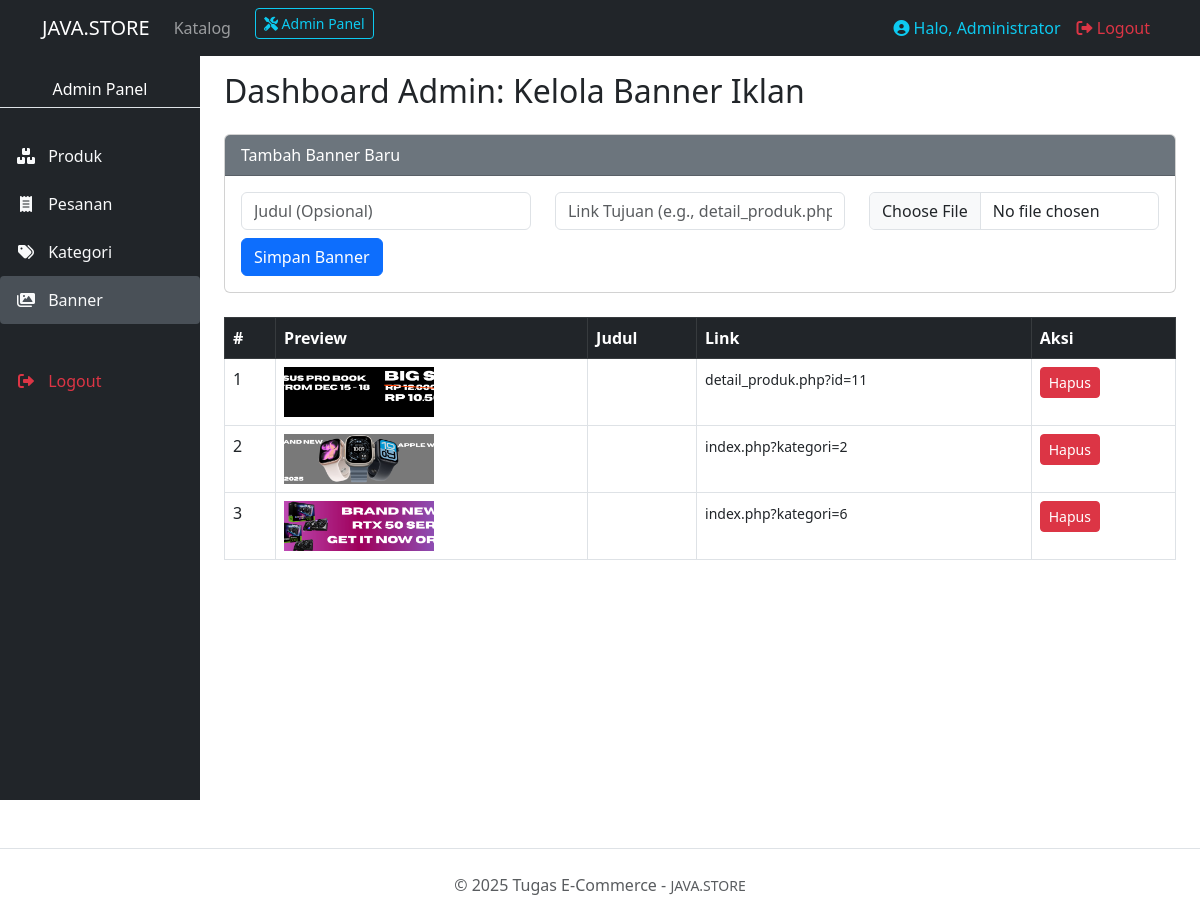
Page /toko_online/admin_banner.php (signed in) on the committed database.
### tables this page shows
CREATE TABLE `banners` (
  `id` int(11) NOT NULL,
  `image_file` varchar(255) NOT NULL,
  `title` varchar(100) DEFAULT NULL,
  `link_url` varchar(255) DEFAULT NULL,
  `is_active` tinyint(1) DEFAULT 1,
  `display_order` int(11) DEFAULT 0,
  `created_at` timestamp NOT NULL DEFAULT current_timestamp()
);

### toko_online/admin_banner.php (the view, shortened to what this page needs)
<?php include 'koneksi.php'; include 'header.php';
?>
<h2 class="mb-4">Dashboard Admin: Kelola Banner Iklan</h2>
<div class="card mb-4">
    <div class="card-header bg-secondary text-white">Tambah Banner Baru</div>
    <div class="card-body">
        <form method="post" enctype="multipart/form-data">
            <div class="row">
                <div class="col-md-4 mb-2"><input type="text" name="title" class="form-control" placeholder="Judul (Opsional)"></div>
                <div class="col-md-4 mb-2"><input type="text" name="link_url" class="form-control" placeholder="Link Tujuan (e.g., detail_produk.php?id=1)"></div>
                <div class="col-md-4 mb-2"><input type="file" name="foto" class="form-control" required></div>
                <div class="col-12"><button type="submit" name="tambah" class="btn btn-primary">Simpan Banner</button></div>
            </div>
        </form>
    </div>
</div>
<table class="table table-hover table-bordered">
    <thead class="table-dark"><tr><th>#</th><th>Preview</th><th>Judul</th><th>Link</th><th>Aksi</th></tr></thead>
    <tbody>
        <?php
        $banners = mysqli_query($conn, "SELECT * FROM banners ORDER BY id DESC");
        $no = 1;
        while ($b = mysqli_fetch_assoc($banners)) {
            $current_no = $no++;
            echo "<tr>
                <td>{$current_no}</td>
                <td><img src='assets/banner/{$b['image_file']}' width='150' style='height: 50px; object-fit: cover;'></td>
                <td>{$b['title']}</td>
                <td><small>{$b['link_url']}</small></td>
                <td>
                    <a href='admin_banner.php?hapus={$b['id']}' class='btn btn-danger btn-sm' onclick=\"return confirm('Yakin ingin menghapus banner?');\">Hapus</a>
                </td>
            </tr>";
        }
        ?>
    </tbody>
</table>
<?php include 'footer.php'; ?>

### rows in the picture
banners: current_no "1", image_file (picture), link_url "detail_produk.php?id=11"
banners: current_no "2", image_file (picture), link_url "index.php?kategori=2"
banners: current_no "3", image_file (picture), link_url "index.php?kategori=6"

### other values in the picture
$_SESSION['name'] "Administrator"
